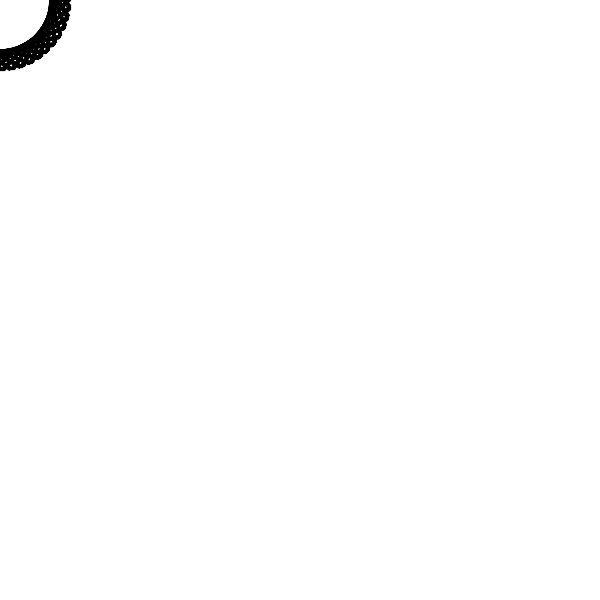
Frame 1 (no input)
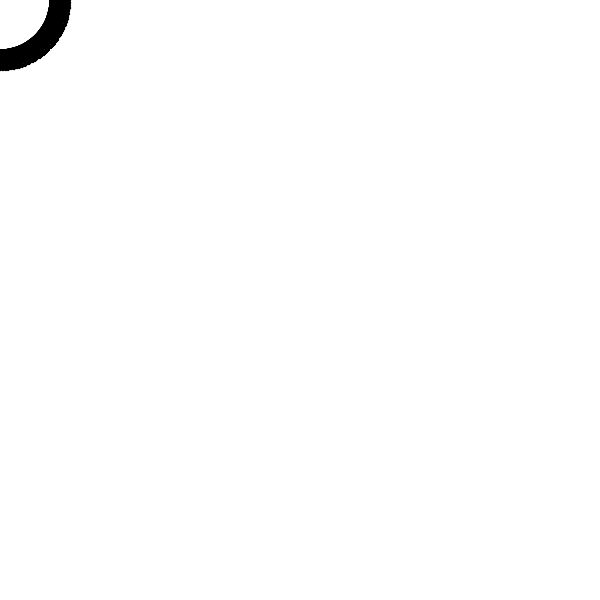
Frame 60 (the mouse pressed at the canvas centre just before this capture)
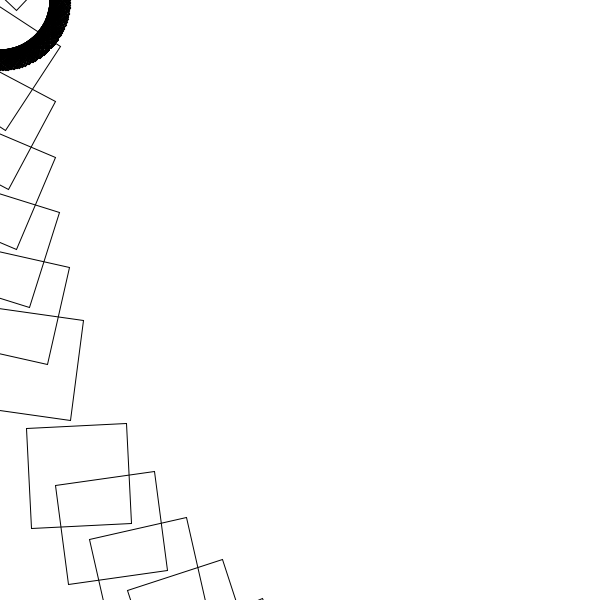
Frame 120 (the mouse held since frame 60 and released just before this capture)

The Processing sketch that drew these frames (run headless with seeded random() and noise(); from frame 60 on, the mouse is pressed at the canvas centre):

// Processing sketch: processing_6750
// ── processing_6750.pde

int num = 200;
int angle = 0;

int[] xpos = new int[num];
int[] ypos = new int[num];

void setup(){
  size(600,600);
  rectMode(CENTER);
  for (int i = 0; i< xpos.length; i++){
    xpos[i] = 0;
    ypos[i] = 0;
  } 
}

void draw(){
  angle+=1;
  //scale(360);
  background(255);
  stroke(0);
  xpos[xpos.length-1] = mouseX;
  ypos[ypos.length-1] = mouseY;
  for (int i = 0; i < xpos.length-1; i++) {
    xpos[i] = xpos[i+1];
    ypos[i] = ypos[i+1];
  } 
  for (int i = 0; i < xpos.length; i++) {
    noFill();
    translate(xpos[i],ypos[i]);
    rotate(angle);
    rect(xpos[i],ypos[i],100,100); 
  }
}
